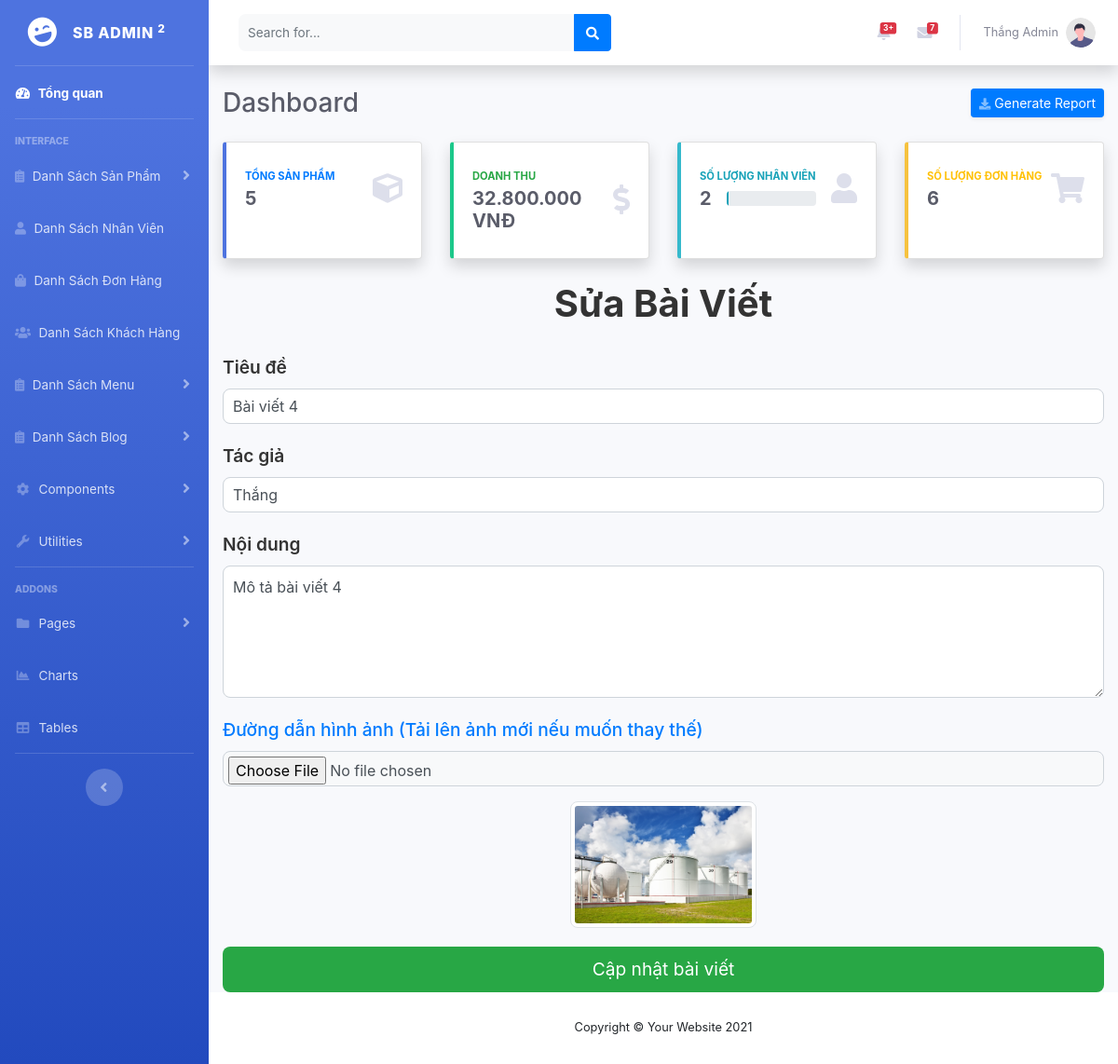
Screenshot of /edit-post.php?id=10 (signed in) with the database file from the repository.
### tables this page shows
CREATE TABLE `posts` (
  `id` int(11) NOT NULL,
  `title` varchar(255) NOT NULL,
  `content` text NOT NULL,
  `noidung` text NOT NULL,
  `image_url` varchar(255) DEFAULT NULL,
  `created_at` timestamp NOT NULL DEFAULT current_timestamp(),
  `author` varchar(255) NOT NULL
);

### edit-post.php (the view, shortened to what the rows shown need)
<!DOCTYPE html>
<html lang="en">
<head>
    <link href="vendor/fontawesome-free/css/all.min.css" rel="stylesheet" type="text/css">
    <link href="css/sb-admin-2.min.css" rel="stylesheet">
</head>
<body id="page-top">
    <div id="wrapper">
        <div id="content-wrapper" class="d-flex flex-column">
            <div id="content">
                <div class="container-fluid">
                    <div class="d-sm-flex align-items-center justify-content-between mb-4">
                        <h1 class="h3 mb-0 text-gray-800">Dashboard</h1>
                    </div>
                   <?php
$servername = "localhost";
$username = "root";
$password = "";
$dbname = "quantriweb";
$conn = new mysqli($servername, $username, $password, $dbname);
if (isset($_GET['id'])) {
    $post_id = $_GET['id'];
    $sql = "SELECT * FROM posts WHERE id = ?";
    $stmt = $conn->prepare($sql);
    $stmt->bind_param("i", $post_id);
    $stmt->execute();
    $result = $stmt->get_result();
    $post = $result->fetch_assoc();
}
?>
<!DOCTYPE html>
<html lang="en">
<head>
    <link href="https://stackpath.bootstrapcdn.com/bootstrap/4.6.0/css/bootstrap.min.css" rel="stylesheet">
</head>
<body>
<div class="containereditpost">
    <h1>Sửa Bài Viết</h1>
    <form method="POST" action="edit-post.php?id=<?php echo $post['id']; ?>" enctype="multipart/form-data">
        <div class="form-group">
            <label for="title">Tiêu đề</label>
            <input type="text" class="form-control" id="title" name="title" value="<?php echo $post['title']; ?>" required>
        </div>
        <div class="form-group">
            <label for="author">Tác giả</label>
            <input type="text" class="form-control" id="author" name="author" value="<?php echo $post['author']; ?>" required>
        </div>
        <div class="form-group">
            <label for="content">Nội dung</label>
            <textarea class="form-control" id="content" name="content" rows="5" required><?php echo $post['content']; ?></textarea>
        </div>
        <div class="upload-section form-group">
            <?php if ($post['image_url']): ?>
                <div class="mt-3">
                    <img src="<?php echo $post['image_url']; ?>" alt="Image" class="img-thumbnail" style="width: 200px;">
                </div>
            <?php endif; ?>
        </div>
    </form>
</div>
</body>
</html>
            </div>
        </div>
    </div>
</body>
</html>

### rows the page displays
posts: title "Bài viết 4", author "Thắng", content "Mô tả bài viết 4", image_url (picture)

### other values shown
$_SESSION['username'] "Thắng Admin"
$total_products "5"
$total_revenue "32.800.000"
$total_users "2"
$total_orders "6"
